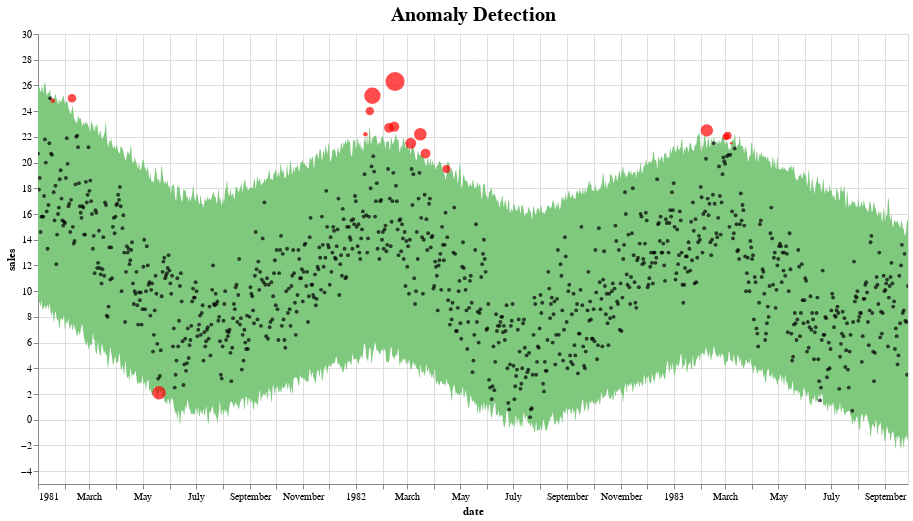

The code cell stored with this chart in its notebook:
### Code cell
pred = fit_predict_model(df1)
pred = detect_anomalies(pred)
plot_anomalies(pred)

### Figure 1 — Vega-Lite specification as saved in the notebook (floating-point values rounded to 4 significant figures; data arrays with more than 128 entries replaced by an {"elided": "..."} marker saying what was removed)
{"config": {"view": {"continuousWidth": 400, "continuousHeight": 300}, "title": {"fontSize": 20}}, "layer": [{"data": {"name": "data-5d2b03b241ef39f5139d00c287e406a8"}, "mark": {"type": "area", "color": "#7FC97F", "interpolate": "basis"}, "encoding": {"tooltip": [{"field": "ds", "type": "temporal"}, {"field": "fact", "type": "quantitative"}, {"field": "yhat_lower", "type": "quantitative"}, {"field": "yhat_upper", "type": "quantitative"}], "x": {"field": "ds", "title": "date", "type": "temporal"}, "y": {"field": "yhat_upper", "type": "quantitative"}, "y2": {"field": "yhat_lower"}}, "selection": {"selector004": {"type": "interval", "bind": "scales", "encodings": ["x", "y"]}}, "title": "Anomaly Detection"}, {"data": {"name": "data-97a7e256eb6a3c2d009c2656dbaa7ed9"}, "mark": {"type": "circle", "color": "Black", "opacity": 0.7, "size": 15}, "encoding": {"tooltip": [{"field": "ds", "type": "temporal"}, {"field": "fact", "type": "quantitative"}, {"field": "yhat_lower", "type": "quantitative"}, {"field": "yhat_upper", "type": "quantitative"}], "x": {"field": "ds", "type": "temporal"}, "y": {"field": "fact", "title": "sales", "type": "quantitative"}}, "selection": {"selector005": {"type": "interval", "bind": "scales", "encodings": ["x", "y"]}}}, {"data": {"name": "data-aaf971724345e69fe3d1b21cc4e7f602"}, "mark": {"type": "circle", "color": "Red", "size": 30}, "encoding": {"size": {"field": "importance", "legend": null, "type": "quantitative"}, "tooltip": [{"field": "ds", "type": "temporal"}, {"field": "fact", "type": "quantitative"}, {"field": "yhat_lower", "type": "quantitative"}, {"field": "yhat_upper", "type": "quantitative"}], "x": {"field": "ds", "type": "temporal"}, "y": {"field": "fact", "title": "sales", "type": "quantitative"}}, "selection": {"selector006": {"type": "interval", "bind": "scales", "encodings": ["x", "y"]}}}], "height": 450, "width": 870, "$schema": "https://vega.github.io/schema/vega-lite/v4.17.0.json", "datasets": {"data-5d2b03b241ef39f5139d00c287e406a8": {"elided": "1000 records"}, "data-97a7e256eb6a3c2d009c2656dbaa7ed9": {"elided": "981 records"}, "data-aaf971724345e69fe3d1b21cc4e7f602": [{"ds": "1981-01-18T00:00:00", "trend": 16.71, "yhat": 16.71, "yhat_lower": 8.811, "yhat_upper": 24.61, "fact": 24.8, "anomaly": 1, "importance": 0.007745}, {"ds": "1981-02-09T00:00:00", "trend": 15.56, "yhat": 15.56, "yhat_lower": 7.262, "yhat_upper": 24.18, "fact": 25.0, "anomaly": 1, "importance": 0.03285}, {"ds": "1981-05-20T00:00:00", "trend": 10.34, "yhat": 10.34, "yhat_lower": 2.278, "yhat_upper": 18.87, "fact": 2.1, "anomaly": -1, "importance": 0.08479}, {"ds": "1982-01-12T00:00:00", "trend": 13.44, "yhat": 13.44, "yhat_lower": 5.771, "yhat_upper": 22.01, "fact": 22.2, "anomaly": 1, "importance": 0.008382}, {"ds": "1982-01-17T00:00:00", "trend": 13.58, "yhat": 13.58, "yhat_lower": 5.677, "yhat_upper": 23.25, "fact": 24.0, "anomaly": 1, "importance": 0.0314}, {"ds": "1982-01-20T00:00:00", "trend": 13.66, "yhat": 13.66, "yhat_lower": 4.936, "yhat_upper": 22.05, "fact": 25.2, "anomaly": 1, "importance": 0.125}, {"ds": "1982-02-08T00:00:00", "trend": 13.4, "yhat": 13.4, "yhat_lower": 4.437, "yhat_upper": 21.73, "fact": 22.7, "anomaly": 1, "importance": 0.04256}, {"ds": "1982-02-14T00:00:00", "trend": 13.31, "yhat": 13.31, "yhat_lower": 4.525, "yhat_upper": 21.69, "fact": 22.8, "anomaly": 1, "importance": 0.04877}, {"ds": "1982-02-15T00:00:00", "trend": 13.3, "yhat": 13.3, "yhat_lower": 4.893, "yhat_upper": 21.83, "fact": 26.3, "anomaly": 1, "importance": 0.1698}, {"ds": "1982-03-05T00:00:00", "trend": 12.72, "yhat": 12.72, "yhat_lower": 3.779, "yhat_upper": 20.32, "fact": 21.5, "anomaly": 1, "importance": 0.05481}, {"ds": "1982-03-16T00:00:00", "trend": 12.28, "yhat": 12.28, "yhat_lower": 4.772, "yhat_upper": 20.57, "fact": 22.2, "anomaly": 1, "importance": 0.07325}, {"ds": "1982-03-22T00:00:00", "trend": 12.05, "yhat": 12.05, "yhat_lower": 3.978, "yhat_upper": 19.78, "fact": 20.7, "anomaly": 1, "importance": 0.04457}, {"ds": "1982-04-15T00:00:00", "trend": 11.1, "yhat": 11.1, "yhat_lower": 3.448, "yhat_upper": 18.93, "fact": 19.5, "anomaly": 1, "importance": 0.02906}, {"ds": "1982-06-05T00:00:00", "trend": 9.088, "yhat": 9.088, "yhat_lower": 0.2833, "yhat_upper": 18.1, "fact": 0.0, "anomaly": -1, "importance": null}, {"ds": "1983-02-08T00:00:00", "trend": 13.39, "yhat": 13.39, "yhat_lower": 5.288, "yhat_upper": 20.89, "fact": 22.5, "anomaly": 1, "importance": 0.07148}, {"ds": "1983-03-02T00:00:00", "trend": 13.11, "yhat": 13.11, "yhat_lower": 4.204, "yhat_upper": 21.57, "fact": 22.0, "anomaly": 1, "importance": 0.01954}, {"ds": "1983-03-04T00:00:00", "trend": 13.09, "yhat": 13.09, "yhat_lower": 4.269, "yhat_upper": 21.49, "fact": 22.1, "anomaly": 1, "importance": 0.02751}, {"ds": "1983-03-08T00:00:00", "trend": 13.03, "yhat": 13.03, "yhat_lower": 4.557, "yhat_upper": 21.47, "fact": 21.5, "anomaly": 1, "importance": 0.001428}, {"ds": "1983-07-24T00:00:00", "trend": 8.714, "yhat": 8.714, "yhat_lower": 0.3755, "yhat_upper": 16.77, "fact": 0.0, "anomaly": -1, "importance": null}]}}
